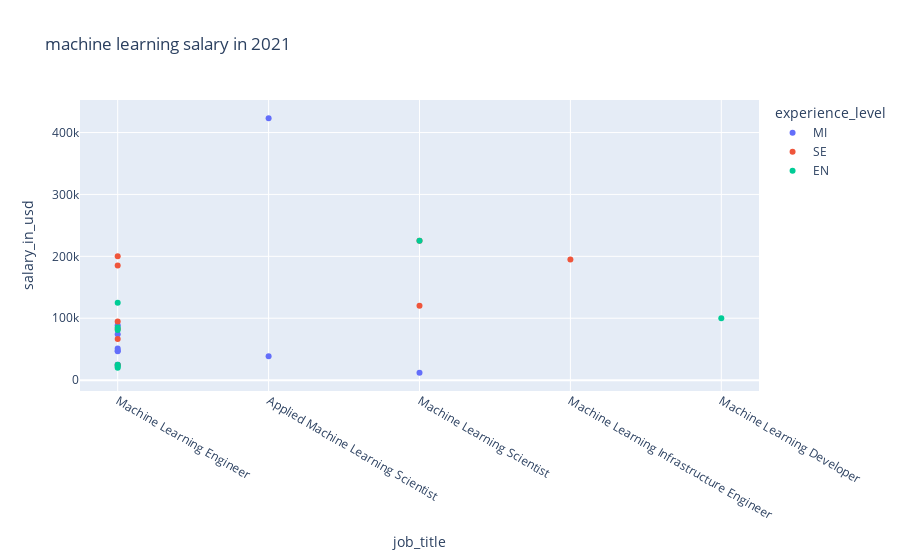

Notebook code for this chart:
### Code cell
px.scatter(ml_df.groupby('work_year').get_group(2021) , x = 'job_title' ,
            y ='salary_in_usd' ,
            color = 'experience_level' ,title ='machine learning salary in 2021' , hover_data =[ 'employment_type' , 'company_location' , 'remote_ratio'])

### Figure 1 — Plotly figure (JSON) as saved in the notebook; plotly's stock layout.template omitted (floating-point values rounded to 4 significant figures)
{"data": [{"customdata": [["FT", "ES", 100], ["FT", "US", 100], ["FT", "US", 50], ["FL", "PK", 50], ["FT", "JP", 50], ["FT", "SI", 50], ["FT", "BE", 100], ["FT", "PL", 100], ["FT", "IT", 50]], "hovertemplate": "experience_level=MI<br>job_title=%{x}<br>salary_in_usd=%{y}<br>employment_type=%{customdata[0]}<br>company_location=%{customdata[1]}<br>remote_ratio=%{customdata[2]}<extra></extra>", "legendgroup": "MI", "marker": {"color": "#636efa", "symbol": "circle"}, "mode": "markers", "name": "MI", "orientation": "v", "showlegend": true, "type": "scatter", "x": ["Machine Learning Engineer", "Applied Machine Learning Scientist", "Applied Machine Learning Scientist", "Machine Learning Scientist", "Machine Learning Engineer", "Machine Learning Engineer", "Machine Learning Engineer", "Machine Learning Engineer", "Machine Learning Engineer"], "xaxis": "x", "y": [47282, 38400, 423000, 12000, 74000, 24823, 88654, 46597, 51064], "yaxis": "y"}, {"customdata": [["FT", "DE", 50], ["FT", "US", 50], ["FT", "BE", 50], ["FT", "IN", 100], ["FT", "US", 100], ["FT", "US", 100], ["FT", "CA", 100], ["FT", "US", 50], ["FT", "IN", 0]], "hovertemplate": "experience_level=SE<br>job_title=%{x}<br>salary_in_usd=%{y}<br>employment_type=%{customdata[0]}<br>company_location=%{customdata[1]}<br>remote_ratio=%{customdata[2]}<extra></extra>", "legendgroup": "SE", "marker": {"color": "#EF553B", "symbol": "circle"}, "mode": "markers", "name": "SE", "orientation": "v", "showlegend": true, "type": "scatter", "x": ["Machine Learning Engineer", "Machine Learning Scientist", "Machine Learning Engineer", "Machine Learning Engineer", "Machine Learning Infrastructure Engineer", "Machine Learning Engineer", "Machine Learning Scientist", "Machine Learning Engineer", "Machine Learning Engineer"], "xaxis": "x", "y": [94564, 120000, 82744, 24342, 195000, 200000, 225000, 185000, 66265], "yaxis": "y"}, {"customdata": [["FT", "US", 100], ["FT", "IN", 100], ["FT", "IQ", 50], ["FT", "US", 100], ["FT", "US", 50], ["FT", "CO", 50], ["FT", "DE", 50], ["FT", "DE", 100]], "hovertemplate": "experience_level=EN<br>job_title=%{x}<br>salary_in_usd=%{y}<br>employment_type=%{customdata[0]}<br>company_location=%{customdata[1]}<br>remote_ratio=%{customdata[2]}<extra></extra>", "legendgroup": "EN", "marker": {"color": "#00cc96", "symbol": "circle"}, "mode": "markers", "name": "EN", "orientation": "v", "showlegend": true, "type": "scatter", "x": ["Machine Learning Scientist", "Machine Learning Engineer", "Machine Learning Developer", "Machine Learning Engineer", "Machine Learning Engineer", "Machine Learning Engineer", "Machine Learning Engineer", "Machine Learning Engineer"], "xaxis": "x", "y": [225000, 20000, 100000, 125000, 81000, 21844, 24823, 85000], "yaxis": "y"}], "layout": {"legend": {"title": {"text": "experience_level"}, "tracegroupgap": 0}, "title": {"text": "machine learning salary in 2021"}, "xaxis": {"anchor": "y", "domain": [0, 1], "title": {"text": "job_title"}}, "yaxis": {"anchor": "x", "domain": [0, 1], "title": {"text": "salary_in_usd"}}}}
